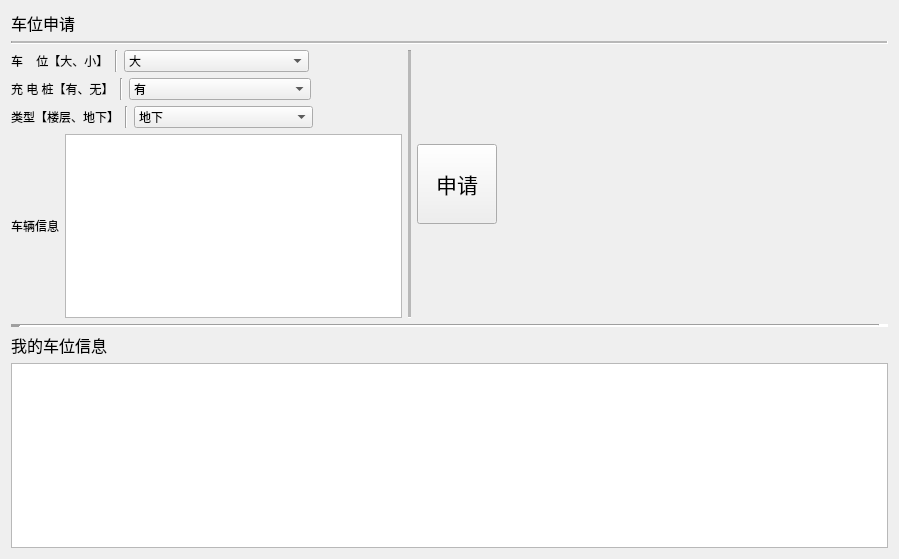
<?xml version="1.0" encoding="UTF-8"?>
<ui version="4.0">
 <class>Y_Che</class>
 <widget class="QWidget" name="Y_Che">
  <property name="geometry">
   <rect>
    <x>0</x>
    <y>0</y>
    <width>899</width>
    <height>559</height>
   </rect>
  </property>
  <property name="windowTitle">
   <string>Form</string>
  </property>
  <layout class="QGridLayout" name="gridLayout">
   <item row="0" column="0">
    <layout class="QVBoxLayout" name="verticalLayout_2">
     <item>
      <widget class="QLabel" name="label">
       <property name="font">
        <font>
         <family>Agency FB</family>
         <pointsize>12</pointsize>
        </font>
       </property>
       <property name="text">
        <string>车位申请</string>
       </property>
      </widget>
     </item>
     <item>
      <widget class="Line" name="line_3">
       <property name="midLineWidth">
        <number>2</number>
       </property>
       <property name="orientation">
        <enum>Qt::Horizontal</enum>
       </property>
      </widget>
     </item>
     <item>
      <layout class="QHBoxLayout" name="horizontalLayout_5">
       <item>
        <layout class="QVBoxLayout" name="verticalLayout">
         <item>
          <layout class="QHBoxLayout" name="horizontalLayout" stretch="1,0,2,1">
           <item>
            <widget class="QLabel" name="label_2">
             <property name="text">
              <string>车    位【大、小】</string>
             </property>
            </widget>
           </item>
           <item>
            <widget class="Line" name="line_4">
             <property name="orientation">
              <enum>Qt::Vertical</enum>
             </property>
            </widget>
           </item>
           <item>
            <widget class="QComboBox" name="comboBox">
             <item>
              <property name="text">
               <string>大</string>
              </property>
             </item>
             <item>
              <property name="text">
               <string>小</string>
              </property>
             </item>
            </widget>
           </item>
           <item>
            <spacer name="horizontalSpacer_2">
             <property name="orientation">
              <enum>Qt::Horizontal</enum>
             </property>
             <property name="sizeHint" stdset="0">
              <size>
               <width>40</width>
               <height>20</height>
              </size>
             </property>
            </spacer>
           </item>
          </layout>
         </item>
         <item>
          <layout class="QHBoxLayout" name="horizontalLayout_2" stretch="1,0,2,1">
           <item>
            <widget class="QLabel" name="label_3">
             <property name="text">
              <string>充 电 桩【有、无】</string>
             </property>
            </widget>
           </item>
           <item>
            <widget class="Line" name="line_5">
             <property name="orientation">
              <enum>Qt::Vertical</enum>
             </property>
            </widget>
           </item>
           <item>
            <widget class="QComboBox" name="comboBox_2">
             <item>
              <property name="text">
               <string>有</string>
              </property>
             </item>
             <item>
              <property name="text">
               <string>无</string>
              </property>
             </item>
            </widget>
           </item>
           <item>
            <spacer name="horizontalSpacer_3">
             <property name="orientation">
              <enum>Qt::Horizontal</enum>
             </property>
             <property name="sizeHint" stdset="0">
              <size>
               <width>40</width>
               <height>20</height>
              </size>
             </property>
            </spacer>
           </item>
          </layout>
         </item>
         <item>
          <layout class="QHBoxLayout" name="horizontalLayout_3" stretch="1,0,2,1">
           <item>
            <widget class="QLabel" name="label_4">
             <property name="text">
              <string>类型【楼层、地下】</string>
             </property>
            </widget>
           </item>
           <item>
            <widget class="Line" name="line_6">
             <property name="orientation">
              <enum>Qt::Vertical</enum>
             </property>
            </widget>
           </item>
           <item>
            <widget class="QComboBox" name="comboBox_3">
             <item>
              <property name="text">
               <string>地下</string>
              </property>
             </item>
             <item>
              <property name="text">
               <string>楼层</string>
              </property>
             </item>
            </widget>
           </item>
           <item>
            <spacer name="horizontalSpacer_4">
             <property name="orientation">
              <enum>Qt::Horizontal</enum>
             </property>
             <property name="sizeHint" stdset="0">
              <size>
               <width>40</width>
               <height>20</height>
              </size>
             </property>
            </spacer>
           </item>
          </layout>
         </item>
         <item>
          <layout class="QHBoxLayout" name="horizontalLayout_4">
           <item>
            <widget class="QLabel" name="label_5">
             <property name="text">
              <string>车辆信息</string>
             </property>
            </widget>
           </item>
           <item>
            <widget class="QTextEdit" name="textEdit"/>
           </item>
          </layout>
         </item>
        </layout>
       </item>
       <item>
        <widget class="Line" name="line_2">
         <property name="midLineWidth">
          <number>5</number>
         </property>
         <property name="orientation">
          <enum>Qt::Vertical</enum>
         </property>
        </widget>
       </item>
       <item>
        <widget class="QPushButton" name="pushButton">
         <property name="minimumSize">
          <size>
           <width>0</width>
           <height>80</height>
          </size>
         </property>
         <property name="font">
          <font>
           <family>Agency FB</family>
           <pointsize>16</pointsize>
          </font>
         </property>
         <property name="text">
          <string>申请</string>
         </property>
        </widget>
       </item>
       <item>
        <spacer name="horizontalSpacer">
         <property name="orientation">
          <enum>Qt::Horizontal</enum>
         </property>
         <property name="sizeHint" stdset="0">
          <size>
           <width>40</width>
           <height>20</height>
          </size>
         </property>
        </spacer>
       </item>
      </layout>
     </item>
    </layout>
   </item>
   <item row="1" column="0">
    <layout class="QVBoxLayout" name="verticalLayout_3">
     <item>
      <widget class="Line" name="line">
       <property name="lineWidth">
        <number>10</number>
       </property>
       <property name="orientation">
        <enum>Qt::Horizontal</enum>
       </property>
      </widget>
     </item>
     <item>
      <widget class="QLabel" name="label_6">
       <property name="font">
        <font>
         <family>Agency FB</family>
         <pointsize>12</pointsize>
        </font>
       </property>
       <property name="text">
        <string>我的车位信息</string>
       </property>
      </widget>
     </item>
     <item>
      <widget class="QTableView" name="tableView"/>
     </item>
    </layout>
   </item>
  </layout>
  <zorder></zorder>
 </widget>
 <resources/>
 <connections/>
</ui>
